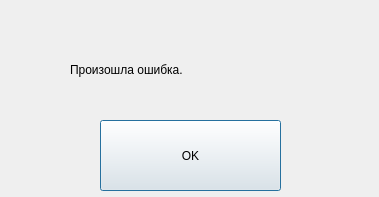
<?xml version="1.0" encoding="UTF-8"?>
<ui version="4.0">
 <class>Dialog</class>
 <widget class="QDialog" name="Dialog">
  <property name="geometry">
   <rect>
    <x>0</x>
    <y>0</y>
    <width>379</width>
    <height>197</height>
   </rect>
  </property>
  <property name="minimumSize">
   <size>
    <width>0</width>
    <height>0</height>
   </size>
  </property>
  <property name="maximumSize">
   <size>
    <width>999999</width>
    <height>999999</height>
   </size>
  </property>
  <property name="windowTitle">
   <string>Dialog</string>
  </property>
  <widget class="QLabel" name="label">
   <property name="geometry">
    <rect>
     <x>-10</x>
     <y>-10</y>
     <width>521</width>
     <height>421</height>
    </rect>
   </property>
   <property name="text">
    <string/>
   </property>
   <property name="pixmap">
    <pixmap>../Snapit-App-Background.png</pixmap>
   </property>
  </widget>
  <widget class="QPushButton" name="pushButton">
   <property name="geometry">
    <rect>
     <x>100</x>
     <y>120</y>
     <width>181</width>
     <height>71</height>
    </rect>
   </property>
   <property name="styleSheet">
    <string notr="true">font: 12pt &quot;MS Shell Dlg 2&quot;;</string>
   </property>
   <property name="text">
    <string>OK</string>
   </property>
  </widget>
  <widget class="QLabel" name="label_2">
   <property name="geometry">
    <rect>
     <x>70</x>
     <y>50</y>
     <width>261</width>
     <height>41</height>
    </rect>
   </property>
   <property name="styleSheet">
    <string notr="true">font: 14pt &quot;MS Shell Dlg 2&quot;;</string>
   </property>
   <property name="text">
    <string>&lt;html&gt;&lt;head/&gt;&lt;body&gt;&lt;p&gt;Произошла ошибка.&lt;/p&gt;&lt;/body&gt;&lt;/html&gt;</string>
   </property>
  </widget>
 </widget>
 <resources/>
 <connections/>
</ui>
